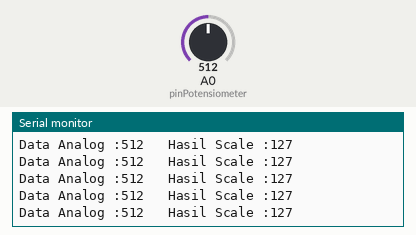
The sketch below on a simulated Arduino Uno, built with avr-gcc and run on an emulated ATmega328P. On the bench: the last lines printed to the serial monitor. The test bench sets the inputs (shaded band); at power-on: A0 (pinPotensiometer) = 512.

Above: at 1.2 s.
1.3 s: A0 (pinPotensiometer) set to 420
At 1.4 s:
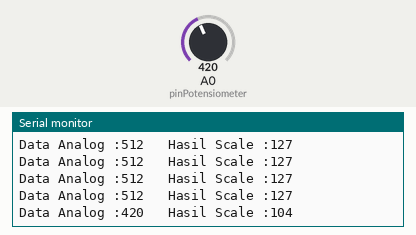
4.3 s: A0 (pinPotensiometer) set to 388
At 4.31 s:
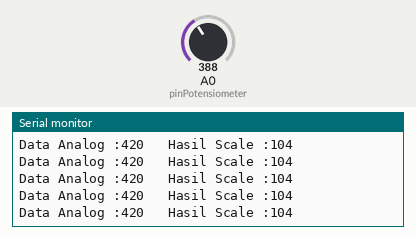
10.3 s: A0 (pinPotensiometer) set to 983
At 10.31 s:
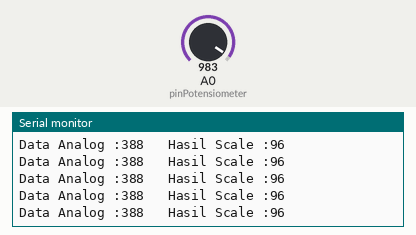
13.3 s: A0 (pinPotensiometer) set to 1007
At 13.31 s:
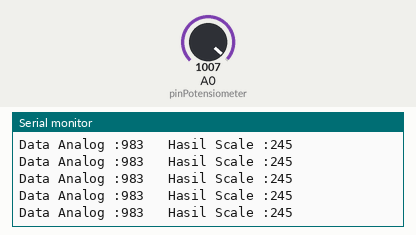
Timing chart, 0 to 16.3 s (numbered marks = the images above; inputs shaded):
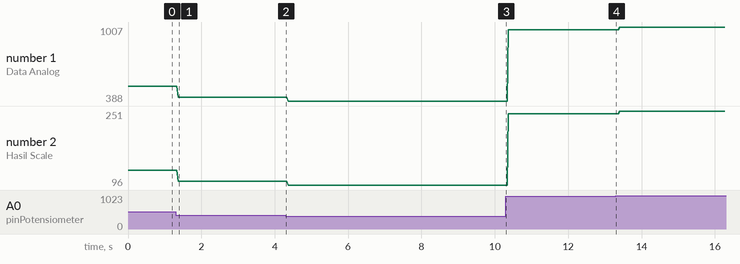

Measured:
- after the input at 1.3 s, the serial monitor: prints a new line after 0.07 s (image 1)
- plotted number 1: 512 → 420 after the input at 1.3 s, 420 → 388 after the input at 4.3 s, 388 → 983 after the input at 10.3 s, 983 → 1007 after the input at 13.3 s
- plotted number 2: 127 → 104 after the input at 1.3 s, 104 → 96 after the input at 4.3 s, 96 → 245 after the input at 10.3 s, 245 → 251 after the input at 13.3 s

The sketch:

scale_analog.ino
```cpp
#define pinPotensiometer A0
int bacaDataAnalog = 0;
int dataScale = 0;

void setup() {
  // put your setup code here, to run once:
  Serial.begin(9600);
}

void loop() {
  // put your main code here, to run repeatedly:
  bacaDataAnalog = analogRead(pinPotensiometer);
  dataScale = map(bacaDataAnalog, 0, 1023, 0, 255);
  Serial.print("Data Analog :");
  Serial.print(bacaDataAnalog);
  Serial.print("   ");
  Serial.print("Hasil Scale :");
  Serial.print(dataScale);
  Serial.println("   ");
}
```
